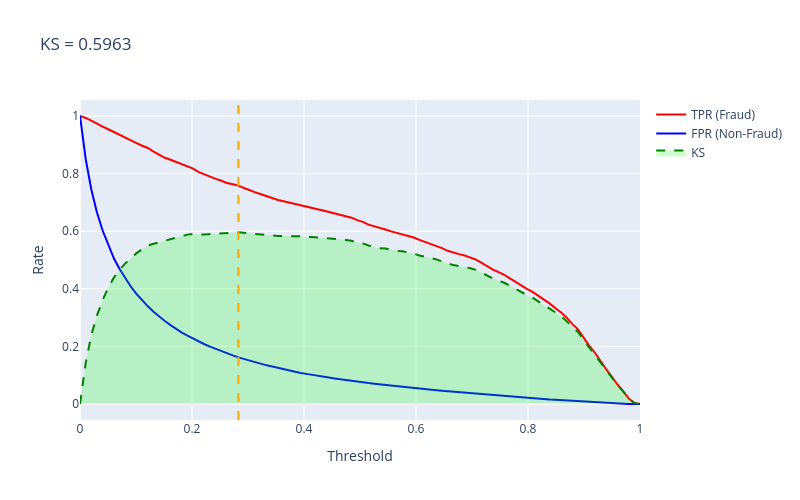

The notebook cell this image was saved under:
### Code cell
# KS Chart
fig = go.Figure()
fig.add_trace(go.Scatter(x=ks_results['thresholds'], y=ks_results['tpr'],
    mode='lines', name='TPR (Fraud)', line=dict(color='red', width=2)))
fig.add_trace(go.Scatter(x=ks_results['thresholds'], y=ks_results['fpr'],
    mode='lines', name='FPR (Non-Fraud)', line=dict(color='blue', width=2)))
fig.add_trace(go.Scatter(x=ks_results['thresholds'], y=ks_results['ks_values'],
    mode='lines', name='KS', line=dict(color='green', width=2, dash='dash'),
    fill='tozeroy', fillcolor='rgba(0,255,0,0.2)'))
fig.add_vline(x=ks_results['threshold'], line_dash="dash", line_color="orange")

fig.update_layout(title=f"KS = {ks_results['ks']:.4f}", xaxis_title='Threshold',
    yaxis_title='Rate', width=800, height=500)
fig.show()
